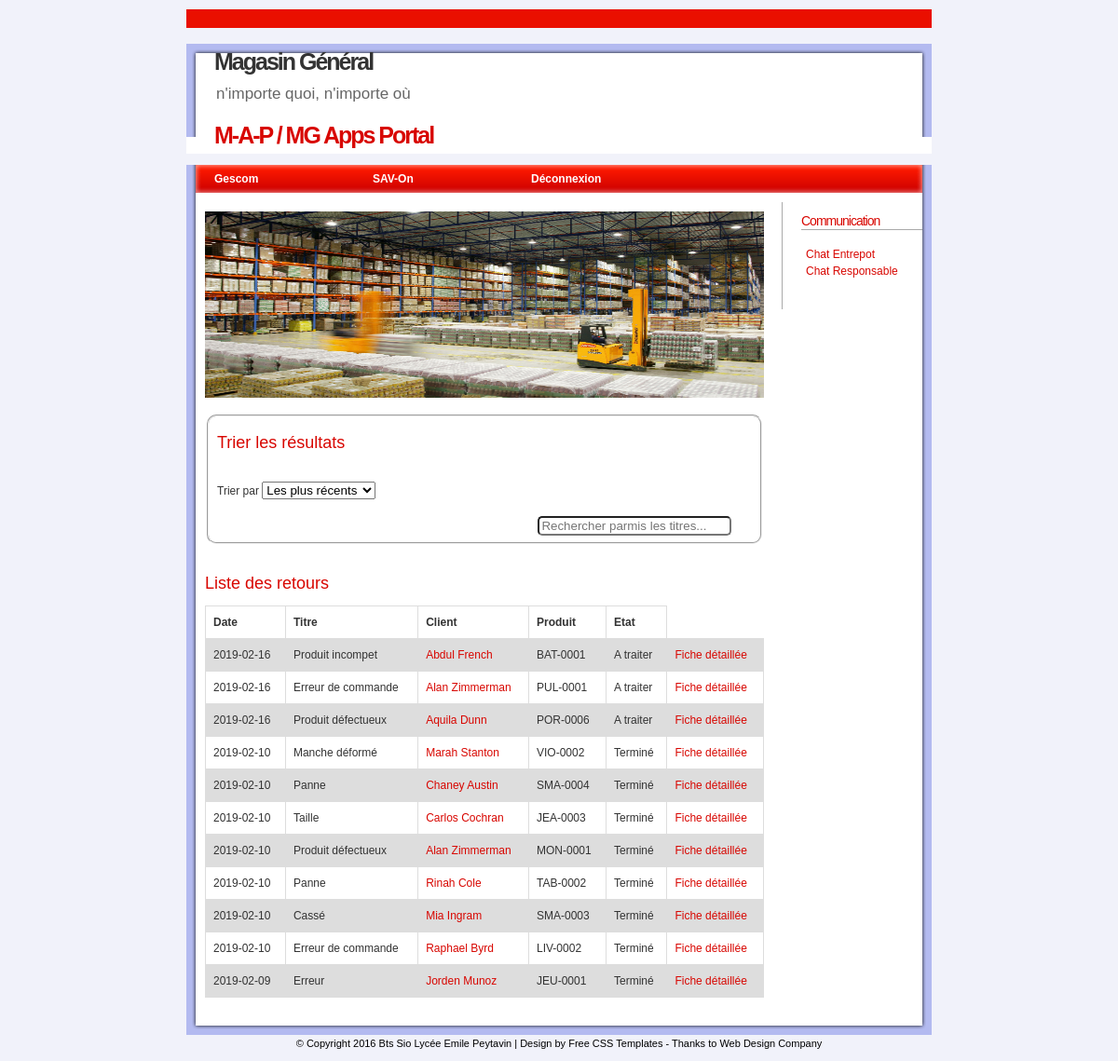
Page /map/sav-on/retours.php (signed in) on the committed database.
### tables this page shows
CREATE TABLE IF NOT EXISTS `problemesav` (
  `idProblemeSAV` int(5) NOT NULL AUTO_INCREMENT,
  `titreProblemeSAV` char(50) NOT NULL,
  `descProblemeSAV` text NOT NULL,
  `dateProblemeSAV` date NOT NULL,
  `etatProblemeSAV` char(50) NOT NULL,
  `montantProcedure` float NOT NULL,
  `idEmploye` int(5) DEFAULT NULL,
  `idClient` int(5) NOT NULL,
  `idProcedure` int(5) NOT NULL,
  `idProduit` char(20) NOT NULL,
  PRIMARY KEY (`idProblemeSAV`),
  KEY `idProduit` (`idProduit`),
  KEY `idProcedure` (`idProcedure`),
  KEY `idClient` (`idClient`),
  KEY `idEmploye` (`idEmploye`)
);

CREATE TABLE IF NOT EXISTS `client` (
  `idClient` int(5) NOT NULL AUTO_INCREMENT,
  `nomClient` char(50) NOT NULL,
  `prenomClient` char(50) NOT NULL,
  `rueClient` char(100) NOT NULL,
  `cpClient` char(10) NOT NULL,
  `villeClient` char(50) NOT NULL,
  `mailClient` char(100) NOT NULL,
  `telClient` char(20) NOT NULL,
  PRIMARY KEY (`idClient`)
);

CREATE TABLE IF NOT EXISTS `produit` (
  `idProduit` char(20) NOT NULL,
  `nomProduit` char(50) NOT NULL,
  `descProduit` text NOT NULL,
  `prixProduit` float NOT NULL,
  `dureeGarantie` int(11) NOT NULL,
  `idCategorie` int(11) NOT NULL,
  PRIMARY KEY (`idProduit`),
  KEY `Produit_CategorieProduit_FK` (`idCategorie`)
);

### classes/database.class.php (called while the page is built)
<?php
class database
{
    private $serverName="localhost";
    private $serverPort="3306";
    private $databaseName="mgvpcdb";
    private $databaseUser="root";
    private $databasePassword="";
    private $databaseCharset="UTF8";
    private $db=null;
    private function __construct()
    {
        $serverName = $this->serverName;
        $databasePort = $this->serverPort;
        $databaseName = $this->databaseName;
        $databaseUser = $this->databaseUser;
        $databasePassword = $this->databasePassword;
        $databaseCharset = $this->databaseCharset;
        if (!isset($this->db))
        {
            $this->db = new PDO('mysql:host='.$serverName.';port='.$databasePort.';dbname='.$databaseName.';charset='.$databaseCharset, $databaseUser, $databasePassword);
        }
    }
    public static function getDB()
    {
        static $database = null;
        if (!isset($database))
        {
            $database = new database();
        }
        return $database->db;
    }
}

### classes/problemesavManager.class.php (called while the page is built, shortened)
<?php
require_once ("database.class.php");
class problemeSAVManager {
    private $db;
    public function __construct($database)
    {
        $this->db=$database;
    }
    public function getList($restriction='WHERE 1')
    {
        $query = "SELECT * FROM problemesav ".$restriction.";";
        $problemeList = Array();
        try
        {
            $result = $this->db->Query($query);
        }
        catch(PDOException $e)
        {
            die ("Erreur : ".$e->getMessage());
        }
        while ($row = $result->fetch())
        {
            $managerCli = new clientManager(database::getDB());
            $managerProc = new procedureSAVManager(database::getDB());
            $managerProd = new produitManager(database::getDB());
            $managerEmploye = new employeManager(database::getDB());
            $cli = $managerCli->get($row['idClient']);
            $proc = $managerProc->get($row['idProcedure']);
            $prod = $managerProd->get($row['idProduit']);
            $empl = $managerEmploye->get($row['idEmploye']);
            $probleme = new problemesav($row['titreProblemeSAV'],$row['descProblemeSAV'],$row['montantProcedure'], $empl, $cli, $proc, $prod);
            $probleme->setId($row['idProblemeSAV']);
            $probleme->setDate($row['dateProblemeSAV']);
            $probleme->setEtat($row['etatProblemeSAV']);
            $problemeList[] = $probleme;
        }
        return $problemeList;
    }
}

### classes/clientManager.class.php (called while the page is built, shortened)
<?php
require_once ("database.class.php");
class clientManager {
    private $db;
    public function __construct($database)
    {
        $this->db=$database;
    }
    public function get($id)
    {
        $query = "select * from `client` WHERE `idClient`=?;";
        try
        {
            $traitement = $this->db->prepare($query);
            $traitement->bindparam(1,$id);
            $traitement->execute();
        }
        catch(PDOException $e)
        {
            die ("Erreur : ".$e->getMessage());
        }
        if($row = $traitement->fetch()) {
            $cli = new client($row['nomClient'],$row['prenomClient'],$row['rueClient'],$row['cpClient'],$row['villeClient'],$row['mailClient'],$row['telClient']);
            $cli->setId($row['idClient']);
            return $cli;
        }
        else {
            return false;
        }
    }
}

### classes/procedureSAVManager.class.php (called while the page is built, shortened)
<?php
require_once ("database.class.php");
class procedureSAVManager
{
    private $db;
    public function __construct($database)
    {
        $this->db = $database;
    }
    public function get($id)
    {
        $query = "SELECT * FROM proceduresav WHERE idProcedure = ?;";
        try
        {
            $traitement = $this->db->prepare($query);
            $traitement->bindparam(1,$id);
            $traitement->execute();
        }
        catch(PDOException $e)
        {
            die ("Erreur : ".$e->getMessage());
        }
        if($row = $traitement->fetch())
        {
            $procSAV = new procedureSAV($row['libelleProcedure']);
            $procSAV->setId($row['idProcedure']);
            return $procSAV;
        }
        else
            return false;
    }
}

### classes/produitManager.class.php (called while the page is built, shortened)
<?php
require_once ("database.class.php");
class produitManager {
    private $db;
    public function __construct($database)
    {
        $this->db=$database;
    }
    public function get($id)
    {
        $query = "SELECT * FROM `produit` WHERE `idProduit`=?;";
        try
        {
            $traitement = $this->db->prepare($query);
            $traitement->bindparam(1,$id);
            $traitement->execute();
        }
        catch(PDOException $e)
        {
            die ("Erreur : ".$e->getMessage());
        }
        if ($row = $traitement->fetch())
        {
            $managerCateg = new categorieProduitManager(database::getDB());
            $categ = $managerCateg->get($row['idCategorie']);
            $produit = new produit($row['idProduit'],$row['nomProduit'],$row['descProduit'],$row['prixProduit'],$row['dureeGarantie'], $categ);
            return $produit;
        }
        else {
            return false;
        }
    }
}

### classes/categorieProduitManager.class.php (called while the page is built, shortened)
<?php
require_once 'database.class.php';
class categorieProduitManager
{
    private $db;
    public function __construct($database)
    {
        $this->db = $database;
    }
    public function get($id)
    {
        $query = "SELECT * FROM categorieproduit WHERE idCategorie = ?;";
        try
        {
            $traitement = $this->db->prepare($query);
            $traitement->bindparam(1,$id);
            $traitement->execute();
        }
        catch(PDOException $e)
        {
            die ("Erreur : ".$e->getMessage());
        }
        $row = $traitement->fetch();
        if($row)
        {
            $categProd = new categorieProduit($row['nomCategorie']);
            $categProd->setId($row['idCategorie']);
            return $categProd;
        }
        else
            return false;
    }
}

### map/sav-on/retours.php (the view, shortened to what this page needs)
<?php
    include ("../inc/header.inc.php");
    include ("../inc/menu.inc.php");
if (isset($_SESSION['idE']))
{
?>
    <head>
        <link rel="stylesheet" href="<?php echo $base_url."style/style.css"; ?>">
    </head>
    <div id="content">
        <div class="left">
            <img id="banner" src="../images/warehouse.jpg" alt="Entrepot">
            <br>
            <form method="get" action="fiche_incident.php">
                <fieldset style="border-radius: 10px">
                <div class="tri">
                    <h2>Trier les résultats</h2>
                    <br>
                    <label>Trier par</label>
                    <select onchange="trier(this);" name="tri">
                        <option value="1">Les plus récents</option>
                    </select>
                    <br><br>
                    <input type="text" id="recherche" onkeyup="rechercheProb()" placeholder="Rechercher parmis les titres..." class="champ">
                </div>
                </fieldset>
            </form>
            <br>
            <h2>Liste des retours</h2>
            <div class="liste">
                <table id="liste">
                    <tr>
                      <th>Date</th>
                      <th>Titre</th>
                      <th>Client</th>
                      <th>Produit</th>
                      <th>Etat</th>
                    </tr>
                    <?php
                    $manaProb = new problemesavManager(database::getDB());
                    $listeProb = $manaProb->getList('ORDER BY dateProblemeSAV DESC;');
                    foreach ($listeProb as $unProb)
                    {
                        echo '<tr>';
                        echo '<td>'. $unProb->getDate().'</td>';
                        echo '<td>'. $unProb->getTitre().'</td>';
                        echo '<td><a href = "fiche_client.php?idCli='.$unProb->getClient()->getId().'">'.$unProb->getClient()->getPrenom().' '.$unProb->getClient()->getNom().'</a></td>';
                        echo '<td>'.$unProb->getProduit()->getId().'</td>';
                        echo '<td>'. $unProb->getEtat().'</td>';
                        echo '<td name="idProb"><a href="fiche_incident.php?idProb='. $unProb->getId().'">Fiche détaillée</a></td>';
                        echo '</tr>';
                    }
                    ?>
                </table>
            </div>
        </div>
        <?php
            include ("../inc/right.inc.php");
        ?>
    </div>
<?php
}
else
{
    header('location:../index.php');
}
    include ("../inc/footer.inc.php");

### map/style/style.css (style rules this page uses)
h2 { color: #D80600; text-decoration: none; }
body { background: #F1F2FA; font-family: Verdana, Arial, Helvetica, sans-serif; font-size: 12px; line-height: 18px; color: #333333; }
img { border: none; }
a { color: #D80600; text-decoration: none; }
#content { background: #FFFFFF url(images/content.gif) repeat-y; padding: 10px; }
.left { float: left; width: 600px; padding: 10px; }
.left h2 { font-size: 18px; font-weight: 100; }
th { text-align:center; }
#banner { display: block; margin: 0 auto; width: 100%; height: 200px; }
table { font-family: arial, sans-serif; border-collapse: collapse; width: 100%; }
td, th { border: 1px solid #dddddd; text-align: left; padding: 8px; }
tr:nth-child(even) { background-color: #dddddd; }
.champ { width: 200px; border-radius: 5px; margin-left: 60%; }

### rows in the picture
problemesav: dateProblemeSAV "2019-02-16", titreProblemeSAV "Produit incompet", idClient.prenomClient "Abdul", idClient.nomClient "French", idProduit.idProduit "BAT-0001", etatProblemeSAV "A traiter"
problemesav: dateProblemeSAV "2019-02-16", titreProblemeSAV "Erreur de commande", idClient.prenomClient "Alan", idClient.nomClient "Zimmerman", idProduit.idProduit "PUL-0001", etatProblemeSAV "A traiter"
problemesav: dateProblemeSAV "2019-02-16", titreProblemeSAV "Produit défectueux", idClient.prenomClient "Aquila", idClient.nomClient "Dunn", idProduit.idProduit "POR-0006", etatProblemeSAV "A traiter"
problemesav: dateProblemeSAV "2019-02-10", titreProblemeSAV "Manche déformé", idClient.prenomClient "Marah", idClient.nomClient "Stanton", idProduit.idProduit "VIO-0002", etatProblemeSAV "Terminé"
problemesav: dateProblemeSAV "2019-02-10", titreProblemeSAV "Panne", idClient.prenomClient "Chaney", idClient.nomClient "Austin", idProduit.idProduit "SMA-0004", etatProblemeSAV "Terminé"
problemesav: dateProblemeSAV "2019-02-10", titreProblemeSAV "Taille", idClient.prenomClient "Carlos", idClient.nomClient "Cochran", idProduit.idProduit "JEA-0003", etatProblemeSAV "Terminé"
problemesav: dateProblemeSAV "2019-02-10", titreProblemeSAV "Produit défectueux", idClient.prenomClient "Alan", idClient.nomClient "Zimmerman", idProduit.idProduit "MON-0001", etatProblemeSAV "Terminé"
problemesav: dateProblemeSAV "2019-02-10", titreProblemeSAV "Panne", idClient.prenomClient "Rinah", idClient.nomClient "Cole", idProduit.idProduit "TAB-0002", etatProblemeSAV "Terminé"
problemesav: dateProblemeSAV "2019-02-10", titreProblemeSAV "Cassé", idClient.prenomClient "Mia", idClient.nomClient "Ingram", idProduit.idProduit "SMA-0003", etatProblemeSAV "Terminé"
problemesav: dateProblemeSAV "2019-02-10", titreProblemeSAV "Erreur de commande", idClient.prenomClient "Raphael", idClient.nomClient "Byrd", idProduit.idProduit "LIV-0002", etatProblemeSAV "Terminé"
problemesav: dateProblemeSAV "2019-02-09", titreProblemeSAV "Erreur", idClient.prenomClient "Jorden", idClient.nomClient "Munoz", idProduit.idProduit "JEU-0001", etatProblemeSAV "Terminé"
